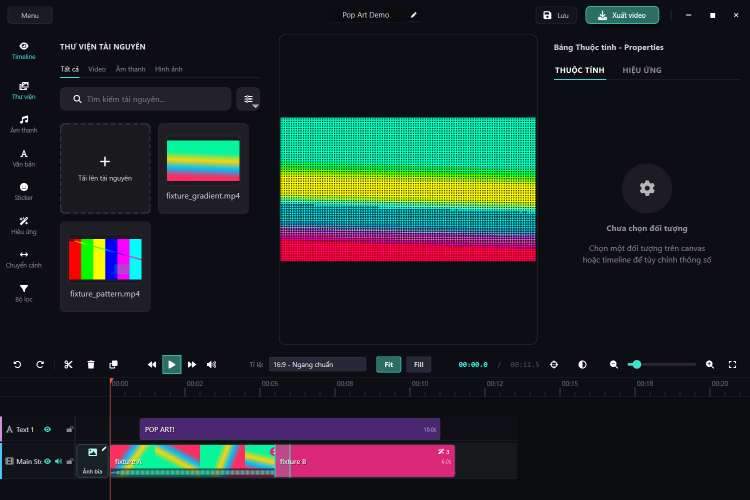
#> input picture assets/uiux/pop-art-project.png, 1500 x 1000 px (shown at 1/2 size)
$ python -i popart_window_shot.py   (imports and definitions only)
#> lines starting #> are read from the running program, lines starting #| are printed output that depends on the picture
"""Chup cua so app DA CAI (Inno 1.0.3) luc mo du an Pop Art, luu vao assets/uiux.

Duong THAT: Clinging.exe <duong dan .clinq> -> cua so that -> bat anh.
Khong dung ban ve lai nao (grabWidget/self-render): anh nay phai la dieu
nguoi dung nhin thay tren man hinh.

Cua:
  1. tim duoc cua so cua DUNG pid da khoi dong (khong phai cua cua cai don)
  2. anh bat duoc khong den (mean luma > 8) - in ra duong bat da dung
  3. vung preview co noi dung (> 400 mau khac nhau trong 320x180 o giua)
  4. hai lan chup cach nhau 0,8 s gan nhu giong het (<= 1%, khong bat mid-paint)
  5. cua so nam tron trong man hinh (khong bi cat khi grab theo bbox)
  6. file PNG ghi ra duoc, mo lai doc duoc dung kich thuoc

Chay:
    python scratch/popart_window_shot.py
    python scratch/popart_window_shot.py --selfcheck   # phan chung: duong dan exe sai
    python scratch/popart_window_shot.py --pixels      # phan chung: cua anh do vi dung ly do
"""
import ctypes
import ctypes.wintypes as wt
import os
import subprocess
import sys
import time
import unicodedata

ROOT = os.path.dirname(os.path.dirname(os.path.abspath(__file__)))
OUT_PNG = os.path.join(ROOT, "assets", "uiux", "pop-art-project.png")
EXE = os.path.join(os.environ.get("LOCALAPPDATA", ""), "Programs", "Clinging", "Clinging.exe")
CLINQ = os.path.join(os.environ.get("USERPROFILE", ""), "Clinging_Projects",
                     "Pop Art Demo", "Pop Art Demo.clinq")

WM_CLOSE = 0x0010
SW_RESTORE = 9
HWND_TOPMOST = wt.HWND(-1)
HWND_NOTOPMOST = wt.HWND(-2)
SWP_SHOWWINDOW, SWP_FRAMECHANGED = 0x0040, 0x0020
SWP_NOSIZE, SWP_NOMOVE = 0x0001, 0x0004
DWMWA_EXTENDED_FRAME_BOUNDS = 9
WANT_W, WANT_H = 1500, 900          # du cho 1920x1080 ma van fit tren laptop 1366x768

# [1 line not run here, left out]
# [2 lines that did not run here, left out]

from PIL import Image, ImageChops, ImageGrab, ImageStat


# [4 lines left out: function plain, not called in this run]


class BITMAPINFOHEADER(ctypes.Structure):
    _fields_ = [("biSize", wt.DWORD), ("biWidth", ctypes.c_long),
                ("biHeight", ctypes.c_long), ("biPlanes", wt.WORD),
                ("biBitCount", wt.WORD), ("biCompression", wt.DWORD),
                ("biSizeImage", wt.DWORD), ("biXPelsPerMeter", ctypes.c_long),
                ("biYPelsPerMeter", ctypes.c_long), ("biClrUsed", wt.DWORD),
                ("biClrImportant", wt.DWORD)]


def screen_size():
    return user32.GetSystemMetrics(0), user32.GetSystemMetrics(1)


# [16 lines left out: functions frame_bounds, place_top, not called in this run]


def grab_screen(r):
    return ImageGrab.grab(bbox=(r.left, r.top, r.right, r.bottom),
                          all_screens=True).convert("RGB")


# [40 lines left out: functions print_window, capture, not called in this run]


def mean_luma(img):
    return ImageStat.Stat(img.convert("L")).mean[0]


def preview_box(img):
    cx, cy = img.width // 2, img.height // 2
#> cx = 750; cy = 450
    return img.crop((max(0, cx - 160), max(0, cy - 90),
                     min(img.width, cx + 160), min(img.height, cy + 90)))


def n_colors(img, step=37):
    return len(set(list(img.getdata())[::step]))


def pct_moved(a, b):
    """% dieu lech thay doi ro (>8 luma) giua hai lan chup."""
    if a.size != b.size:
        return 100.0
    d = ImageChops.difference(a, b).convert("L").point(lambda v: 255 if v > 8 else 0)
    return ImageStat.Stat(d).mean[0] / 255.0 * 100.0


def gate_frame(a, b):
    """Cua 2+3+4 tren hai anh. Tra (so fail, so do) - dung ca cho phan chung."""
    p_luma, p_colors = mean_luma(preview_box(a)), n_colors(preview_box(a))
#> p_luma = 5; p_colors = 1
    moved = pct_moved(a, b)
#> in pct_moved, `d = ImageChops.difference(a, b).convert("L").point(lambda v: 255 if v ..`: d: PIL image 1500x900 L; every value is 0
#> moved = 0
    fails = []
    if mean_luma(a) <= 8.0:
        fails.append("khung den (luma %.1f)" % mean_luma(a))
    if p_colors < 400:
        fails.append("preview khong co noi dung (%d mau)" % p_colors)
    if moved > 1.0:
        fails.append("hai lan chup lech %.2f%% - dang giua ve" % moved)
    return fails, dict(luma=mean_luma(a), p_luma=p_luma, p_colors=p_colors,
                       moved=moved, size=a.size)


# [93 lines left out: functions find_window, run, not called in this run]


def pixels_selfcheck(png):
    """Phan chung cho cua 2+3+4: khung den phai DO, anh that phai XANH,
    va boi den len preview phai DO vi dung ly do (mat noi dung).
    """
    fails = []
    black = Image.new("RGB", (WANT_W, WANT_H), (5, 5, 8))
    red, m = gate_frame(black, black)
#> red = ['khung den (luma 5.0)', 'preview khong co noi dung (1 mau)']; m = {'luma': 5, 'p_luma': 5, 'p_colors': 1, 'moved': 0, 'size': (1500, 900)}
    print("[A] khung den    -> %d fail: %s" % (len(red), red))
#| [A] khung den    -> 2 fail: ['khung den (luma 5.0)', 'preview khong co noi dung (1 mau)']
    if not red:
        fails.append("cua khong phat hien duoc khung den - cua gia")
    if not os.path.exists(png):
        print("[B] chua co anh -> bo qua")
        return 1 if fails else 0
    real = Image.open(png).convert("RGB")
#> real is the input picture: PIL image 1500x1000 RGB; mean R, G, B 30, 36.9, 38.5
    red2, m2 = gate_frame(real, real.copy())
#> in preview_box (call 3), `return img.crop((max(0, cx - 160), max(0, cy - 90), min(img.width, cx ..`:
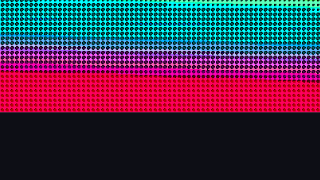
#> returned value: PIL image 320x180 RGB; mean R, G, B 73, 49.1, 78.2
#> in pct_moved (call 2), `d = ImageChops.difference(a, b).convert("L").point(lambda v: 255 if v ..`: d: PIL image 1500x1000 L; every value is 0
#> red2 = []; m2 = {'luma': 34.73, 'p_luma': 59.41, 'p_colors': 571, 'moved': 0, 'size': (1500, 1000)}
    print("[B] anh that     -> %d fail  (%dx%d luma %.1f preview %d mau)"
          % (len(red2), m2["size"][0], m2["size"][1], m2["luma"], m2["p_colors"]))
#| [B] anh that     -> 0 fail  (1500x1000 luma 34.7 preview 571 mau)
    if red2:
        fails.append("anh dang luu khong qua cua cua chinh: %s" % red2)
    tampered = real.copy()
    tampered.paste((6, 6, 6), (tampered.width // 2 - 160, tampered.height // 2 - 90,
                               tampered.width // 2 + 160, tampered.height // 2 + 90))
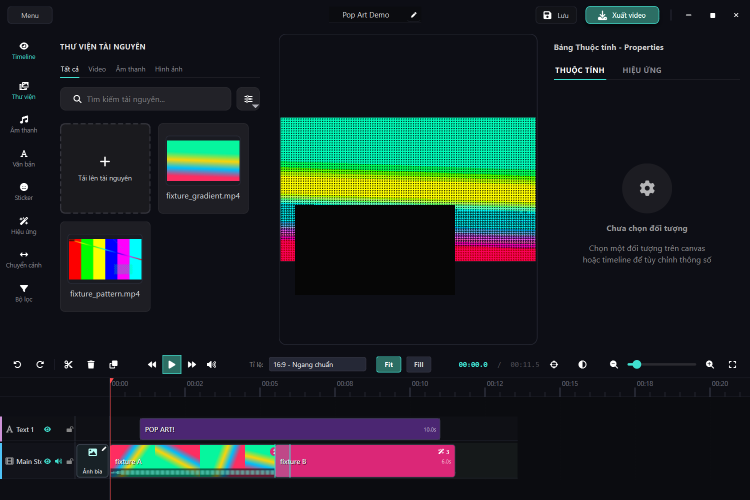
#> tampered: PIL image 1500x1000 RGB (shown at 1/2 size); mean R, G, B 27.4, 35.3, 35.8
    red3, m3 = gate_frame(tampered, tampered.copy())
#> in preview_box (call 5), `return img.crop((max(0, cx - 160), max(0, cy - 90), min(img.width, cx ..`: returned value: PIL image 320x180 RGB; every value is 6
#> red3 = ['preview khong co noi dung (1 mau)']; m3 = {'luma': 32.67, 'p_luma': 6, 'p_colors': 1, 'moved': 0, 'size': (1500, 1000)}
    print("[C] boi preview  -> %d fail: %s (%d mau)" % (len(red3), red3, m3["p_colors"]))
#| [C] boi preview  -> 1 fail: ['preview khong co noi dung (1 mau)'] (1 mau)
    if not any("preview" in f for f in red3):
        fails.append("cua preview khong do khi bi xoa noi dung")
    for f in fails:
        print("GATE FAIL:", f)
    print("ALL PASS (phan chung anh)" if not fails else "CO FAIL: %d" % len(fails))
    return 0 if not fails else 1


# [7 lines not run here, left out]

>>> result = pixels_selfcheck('../assets/uiux/pop-art-project.png')

$ run again, on assets/uiux/editor-export-dialog.png
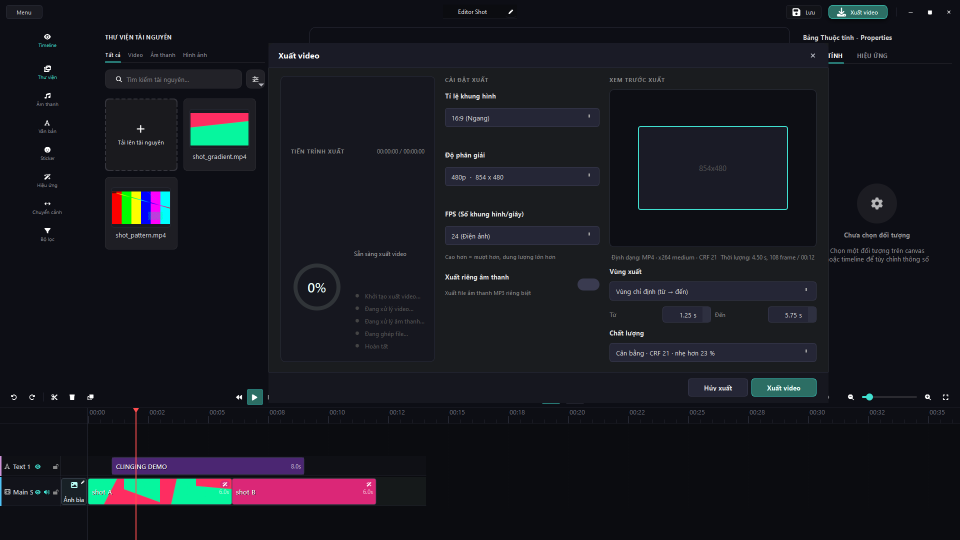
#> input picture assets/uiux/editor-export-dialog.png, 1920 x 1080 px (shown at 1/2 size)
#> p_luma = 5; p_colors = 1
#> d: PIL image 1500x900 L; every value is 0
#> moved = 0
#> red = ['khung den (luma 5.0)', 'preview khong co noi dung (1 mau)']; m = {'luma': 5, 'p_luma': 5, 'p_colors': 1, 'moved': 0, 'size': (1500, 900)}
#| [A] khung den    -> 2 fail: ['khung den (luma 5.0)', 'preview khong co noi dung (1 mau)']
#> in pixels_selfcheck, real is the input picture: PIL image 1920x1080 RGB; mean R, G, B 23.1, 24, 30.7
#> in preview_box (call 3), `return img.crop((max(0, cx - 160), max(0, cy - 90), min(img.width, cx ..`:
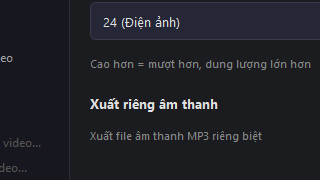
#> returned value: PIL image 320x180 RGB; mean R, G, B 31.7, 33.3, 39.2
#> d: PIL image 1920x1080 L; every value is 0
#> red2 = ['preview khong co noi dung (44 mau)']; m2 = {'luma': 24.37, 'p_luma': 33.78, 'p_colors': 44, 'moved': 0, 'size': (1920, 1080)}
#| [B] anh that     -> 1 fail  (1920x1080 luma 24.4 preview 44 mau)
#> in pixels_selfcheck, `tampered.paste((6, 6, 6), (tampered.width // 2 - 160, tampered.height ..`:
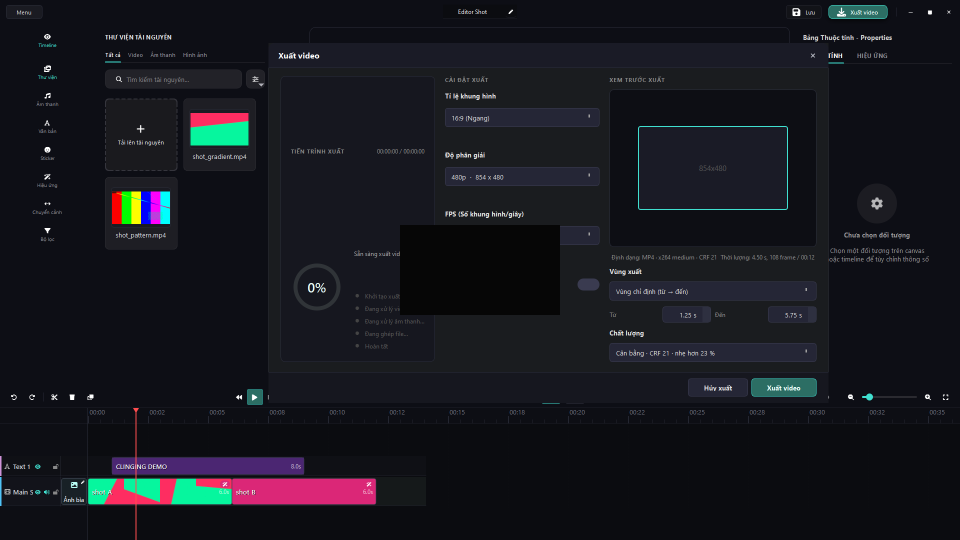
#> tampered: PIL image 1920x1080 RGB (shown at 1/2 size); mean R, G, B 22.3, 23.3, 29.8
#> red3 = ['preview khong co noi dung (1 mau)']; m3 = {'luma': 23.6, 'p_luma': 6, 'p_colors': 1, 'moved': 0, 'size': (1920, 1080)}
#| [C] boi preview  -> 1 fail: ['preview khong co noi dung (1 mau)'] (1 mau)
#> the loop in pixels_selfcheck, `for f in fails:` made 1 pass
#| GATE FAIL: anh dang luu khong qua cua cua chinh: ['preview khong co noi dung (44 mau)']
#| CO FAIL: 1
#> result = 1

$ run again, on assets/uiux/editor-project-window.png
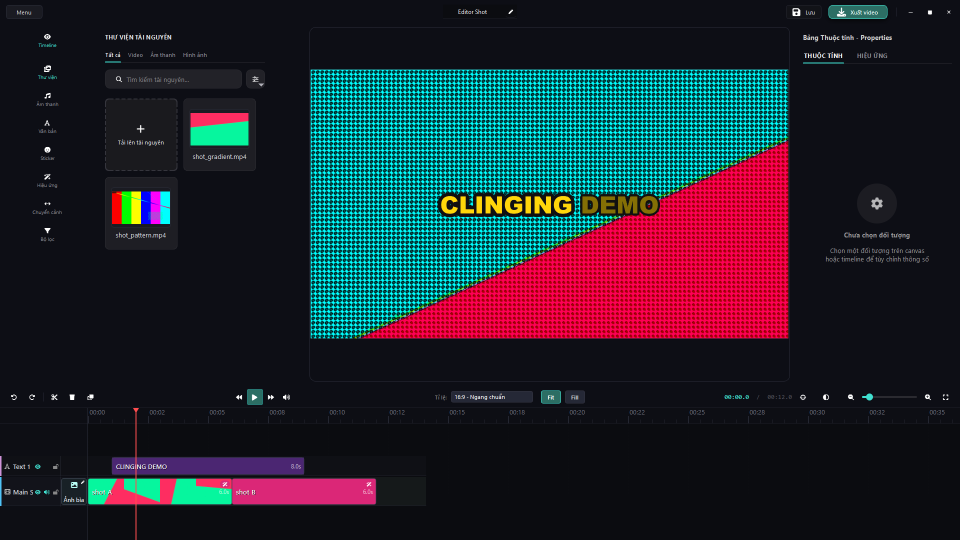
#> input picture assets/uiux/editor-project-window.png, 1920 x 1080 px (shown at 1/2 size)
#> p_luma = 5; p_colors = 1
#> d: PIL image 1500x900 L; every value is 0
#> moved = 0
#> red = ['khung den (luma 5.0)', 'preview khong co noi dung (1 mau)']; m = {'luma': 5, 'p_luma': 5, 'p_colors': 1, 'moved': 0, 'size': (1500, 900)}
#| [A] khung den    -> 2 fail: ['khung den (luma 5.0)', 'preview khong co noi dung (1 mau)']
#> in pixels_selfcheck, real is the input picture: PIL image 1920x1080 RGB; mean R, G, B 33.3, 37.3, 45.9
#> in preview_box (call 3), `return img.crop((max(0, cx - 160), max(0, cy - 90), min(img.width, cx ..`:
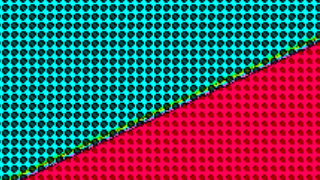
#> returned value: PIL image 320x180 RGB; mean R, G, B 79.1, 87.6, 104.8
#> d: PIL image 1920x1080 L; every value is 0
#> red2 = []; m2 = {'luma': 36.84, 'p_luma': 87.04, 'p_colors': 544, 'moved': 0, 'size': (1920, 1080)}
#| [B] anh that     -> 0 fail  (1920x1080 luma 36.8 preview 544 mau)
#> in pixels_selfcheck, `tampered.paste((6, 6, 6), (tampered.width // 2 - 160, tampered.height ..`:
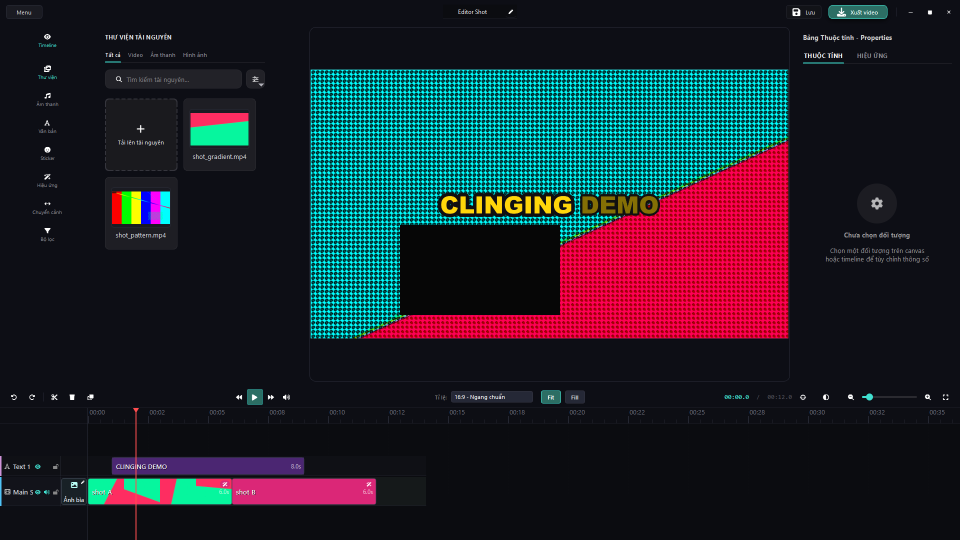
#> tampered: PIL image 1920x1080 RGB (shown at 1/2 size); mean R, G, B 31.3, 35, 43.2
#> red3 = ['preview khong co noi dung (1 mau)']; m3 = {'luma': 34.59, 'p_luma': 6, 'p_colors': 1, 'moved': 0, 'size': (1920, 1080)}
#| [C] boi preview  -> 1 fail: ['preview khong co noi dung (1 mau)'] (1 mau)
